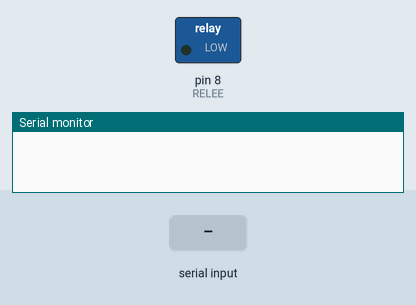
Bench run of a sketch on a simulated Arduino Uno, built with avr-gcc and run on an emulated ATmega328P. Shown: switched loads named in the sketch (green lamp = pin HIGH), the last lines printed to the serial monitor. Inputs (shaded band) come from the test bench. No radio packets arrive unless stated.

Above: at 1.2 s.
1.3 s: "trig" received over Serial
At 2.8 s:
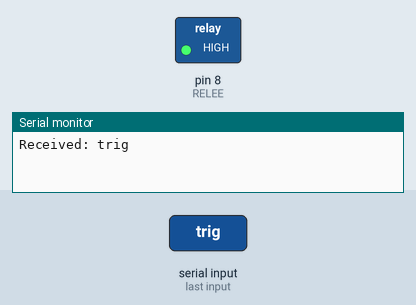
Timing chart, 0 to 28.8 s (numbered marks = the images above; inputs shaded):
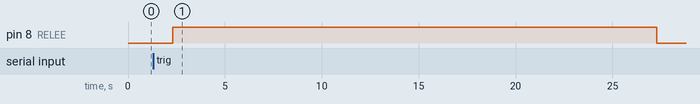

The sketch:

house_alarm_trigger_no_radio.ino
```cpp
// Include RadioHead Amplitude Shift Keying Library
#include <RH_ASK.h>
// Include dependant SPI Library
#include <SPI.h>

// Create Amplitude Shift Keying Object
RH_ASK rf_driver;

int txPin = 12;
int RELEE = 8;

void setup() {
  pinMode(RELEE, OUTPUT);
  Serial.begin(115200);
  rf_driver.init();
}

void loop() {
  handleSerialCommunication();
}

void handleSerialCommunication() {

  if (Serial.available() > 0) {  // Comprueba si hay datos disponibles para leer
    String data = Serial.readString();  // Lee los datos entrantes hasta encontrar un salto de línea
    data.trim();  // Elimina espacios blancos y caracteres de nueva línea al inicio y final

    Serial.print("Received: ");  // Imprime lo recibido para depuración
    Serial.println(data);

    if (data == "trig") {  // Comprueba si los datos recibidos son "trigger"
      send_radio_command();
    }
  }
}

void send_radio_command()
{
  digitalWrite(RELEE, HIGH);
  delay(25000);
  digitalWrite(RELEE, LOW);
}
```

Measured:
- after the input at 1.3 s, pin 8 (RELEE): LOW → HIGH after 1.0 s, → LOW 25.0 s later
